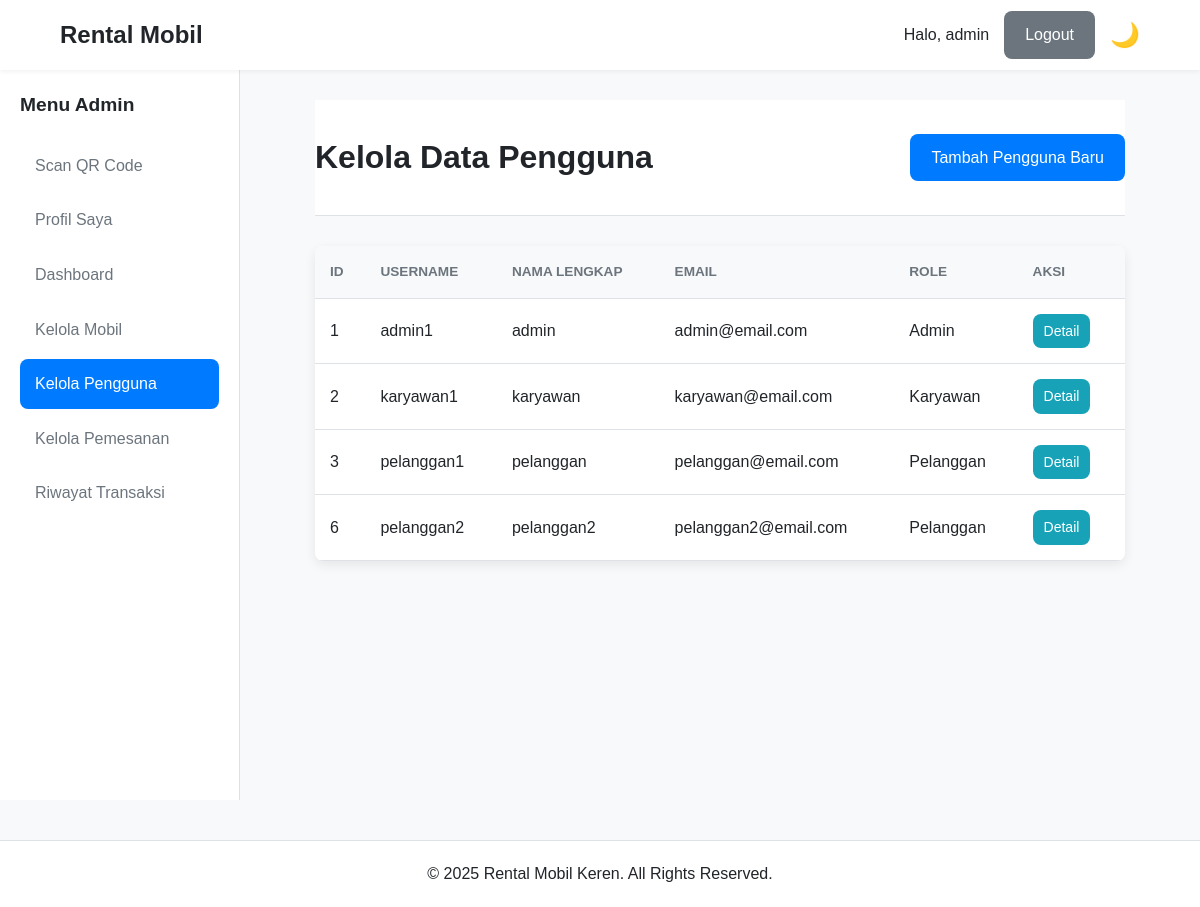
Page /admin/user.php (signed in) on the earlier database version.
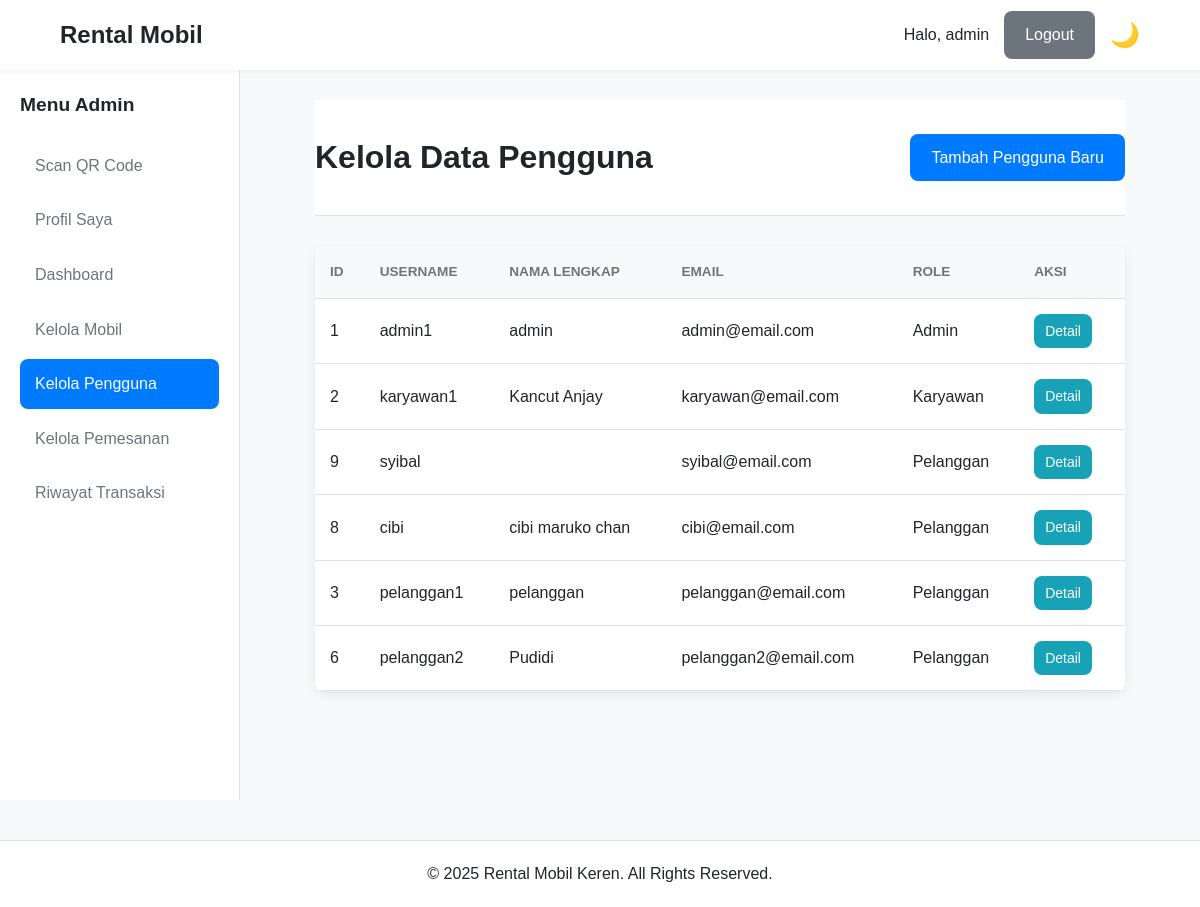
Same page on the later database version.
### tables this page shows
CREATE TABLE `pengguna` (
  `id_pengguna` int(11) NOT NULL,
  `username` varchar(50) NOT NULL,
  `password` varchar(255) NOT NULL,
  `nama_lengkap` varchar(100) NOT NULL,
  `nik` varchar(16) DEFAULT NULL,
  `foto_ktp` varchar(255) DEFAULT NULL,
  `email` varchar(100) NOT NULL,
  `no_telp` varchar(15) NOT NULL,
  `alamat` text DEFAULT NULL,
  `role` enum('Admin','Karyawan','Pelanggan') NOT NULL DEFAULT 'Pelanggan',
  `created_at` timestamp NOT NULL DEFAULT current_timestamp()
);

### admin/user.php (the view, shortened to what this page needs)
<?php
require_once '../includes/config.php';
require_once '../includes/header.php';
try {
    $stmt = $pdo->query("SELECT id_pengguna, username, nama_lengkap, email, role FROM pengguna ORDER BY role, nama_lengkap");
    $users = $stmt->fetchAll();
} catch (PDOException $e) {
    $users = [];
}
?>
<div class="page-header with-action">
    <h1>Kelola Data Pengguna</h1>
    <a href="../actions/pengguna/tambah.php" class="btn btn-primary">Tambah Pengguna Baru</a>
</div>
<div class="table-container"
    data-live-context="admin_user"
    data-live-total="<?= count($users) ?>"
    data-live-last-update="<?= $pdo->query("SELECT MAX(created_at) FROM pengguna")->fetchColumn() ?>">
    <table>
        <thead>
            <tr>
                <th>ID</th>
                <th>Username</th>
                <th>Nama Lengkap</th>
                <th>Email</th>
                <th>Role</th>
                <th>Aksi</th>
            </tr>
        </thead>
        <tbody>
            <?php if (!empty($users)): ?>
                <?php foreach ($users as $user): ?>
                    <tr>
                        <td><?= htmlspecialchars($user['id_pengguna']) ?></td>
                        <td><?= htmlspecialchars($user['username']) ?></td>
                        <td><?= htmlspecialchars($user['nama_lengkap']) ?></td>
                        <td><?= htmlspecialchars($user['email']) ?></td>
                        <td><?= htmlspecialchars($user['role']) ?></td>
                        <td>
                            <a href="../actions/pengguna/detail.php?id=<?= $user['id_pengguna'] ?>" class="btn btn-info btn-sm">Detail</a>
                        </td>
                    </tr>
                <?php endforeach; ?>
            <?php else: ?>
                <tr>
                    <td colspan="6">Tidak ada data pengguna.</td>
                </tr>
            <?php endif; ?>
        </tbody>
    </table>
</div>
<?php
require_once '../includes/footer.php';
?>

### includes/header.php (shortened to what this page needs)
<!DOCTYPE html>
<html lang="id">
<head>
    <link rel="stylesheet" href="<?= BASE_URL ?>assets/css/style.css">
    <link rel="stylesheet" href="<?= BASE_URL ?>assets/css/dark-mode.css">
    <link href="https://cdn.jsdelivr.net/npm/select2@4.1.0-rc.0/dist/css/select2.min.css" rel="stylesheet" />
    <?php
    if (isset($_SESSION['role'])) {
        echo "<link rel=\"stylesheet\" href=\"" . BASE_URL . "assets/css/dashboard.css\">";
        $role_folder = strtolower($_SESSION['role']);
        $role_css_path = $role_folder . '/css/' . $role_folder . '.css';
        if (file_exists(dirname(__DIR__) . '/' . $role_css_path)) {
            echo "<link rel=\"stylesheet\" href=\"" . BASE_URL . $role_css_path . "\">";
        }
    }
    ?>
</head>
<body>
    <header class="main-header">
        <div class="container header-container">
            <div class="logo-container">
                <h2>Rental Mobil</h2>
            </div>
            <div class="user-actions">
                <?php if (isset($_SESSION['id_pengguna'])):
                    $sapaan = $_SESSION['username'];
                    if (!empty($_SESSION['nama_lengkap'])) {
                        $nama_parts = explode(' ', trim($_SESSION['nama_lengkap']));
                        $jumlah_kata = count($nama_parts);
                        if ($jumlah_kata >= 3) {
                            $sapaan = $nama_parts[1];
                        } elseif ($jumlah_kata == 2) {
                            $sapaan = $nama_parts[1];
                        } else {
                            $sapaan = $nama_parts[0];
                        }
                    }
                ?>
                    <span class="welcome-user">Halo, <?= htmlspecialchars($sapaan) ?></span>
                    <a href="<?= BASE_URL ?>logout.php" class="btn btn-secondary">Logout</a>
                <?php else: ?>
                    <a href="<?= BASE_URL ?>login.php" class="btn">Login</a>
                <?php endif; ?>
                <button id="dark-mode-toggle" class="icon-btn">🌙</button>
            </div>
        </div>
    </header>
    <div class="page-wrapper">
        <?php
        if (isset($_SESSION['id_pengguna'])) {
            require_once __DIR__ . '/sidebar.php';
        }
        ?>
        <main class="main-content">
            <div class="container">

### includes/sidebar.php (shortened to what this page needs)
<?php
$current_page = basename($_SERVER['PHP_SELF']);
function is_active($page_name, $current_page_name)
{
    return $page_name === $current_page_name ? 'class="active"' : '';
}
?>
<aside class="sidebar">
    <div class="sidebar-header">
        <h3>Menu <?= htmlspecialchars($_SESSION['role']) ?></h3>
    </div>
    <nav class="sidebar-nav">
        <ul>
            <?php if ($_SESSION['role'] === 'Admin'): ?>
                <li>
                    <a href="<?= BASE_URL ?>karyawan/scan_qr.html">Scan QR Code</a>
                </li>
                <li <?= is_active('profile.php', $current_page) ?>>
                    <a href="<?= BASE_URL ?>pelanggan/profile.php">Profil Saya</a>
                </li>
                <li <?= is_active('dashboard.php', $current_page) ?>>
                    <a href="<?= BASE_URL ?>admin/dashboard.php">Dashboard</a>
                </li>
                <li <?= is_active('mobil.php', $current_page) ?>>
                    <a href="<?= BASE_URL ?>admin/mobil.php">Kelola Mobil</a>
                </li>
                <li <?= is_active('user.php', $current_page) ?>>
                    <a href="<?= BASE_URL ?>admin/user.php">Kelola Pengguna</a>
                </li>
                <li <?= is_active('pembayaran.php', $current_page) ?>>
                    <a href="<?= BASE_URL ?>admin/pembayaran.php">Kelola Pemesanan</a>
                </li>
                <li <?= is_active('history.php', $current_page) ?>>
                    <a href="<?= BASE_URL ?>admin/history.php">Riwayat Transaksi</a>
                </li>
            <?php endif; ?>
        </ul>
    </nav>
</aside>

### includes/footer.php (shortened to what this page needs)
            </div> </main> </div> <footer class="main-footer">
        <div class="container"><p>&copy; <?= date('Y') ?> Rental Mobil Keren. All Rights Reserved.</p></div>
    </footer>
</body>
</html>

### assets/css/style.css (style rules this page uses)
:root { --primary-color: #007bff; --secondary-color: #6c757d; --success-color: #28a745; --danger-color: #dc3545; --warning-color: #ffc107; --info-color: #17a2b8; --bg-color: #f8f9fa; --surface-color: #ffffff; --text-color: #212529; --muted-text-color: #6c757d; --border-color: #dee2e6; --font-family: 'Poppins', sans-serif; --header-height: 70px; --sidebar-width: 240px; --border-radius: 8px; --box-shadow: 0 4px 12px rgba(0, 0, 0, 0.08); }
* { margin: 0; padding: 0; box-sizing: border-box; }
body { font-family: var(--font-family); background-color: var(--bg-color); color: var(--text-color); line-height: 1.6; }
.container { width: 90%; max-width: 1200px; margin: 0 auto; }
a { color: var(--primary-color); text-decoration: none; transition: color 0.2s; }
.btn { display: inline-block; padding: 10px 20px; font-size: 1rem; font-weight: 500; border: 1px solid transparent; border-radius: var(--border-radius); cursor: pointer; transition: all 0.2s; text-align: center; }
.btn-primary { background-color: var(--primary-color); color: #fff; }
.btn-secondary { background-color: var(--secondary-color); color: #fff; }
.btn-sm { padding: 5px 10px; font-size: 0.875rem; }
.main-header { background-color: var(--surface-color); height: var(--header-height); display: flex; align-items: center; position: sticky; top: 0; z-index: 1000; box-shadow: 0 2px 4px rgba(0, 0, 0, 0.05); }
.header-container { display: flex; justify-content: space-between; align-items: center; }
.user-actions { display: flex; align-items: center; gap: 15px; }
.icon-btn { background: none; border: none; font-size: 1.5rem; cursor: pointer; }
.page-wrapper { display: flex; }
.sidebar { position: sticky; top: var(--header-height); height: calc(100vh - var(--header-height)); overflow-y: auto; align-self: flex-start; width: var(--sidebar-width); background-color: var(--surface-color); padding: 20px; border-right: 1px solid var(--border-color); }
.sidebar-header h3 { font-size: 1.2rem; margin-bottom: 20px; }
.sidebar-nav ul { list-style: none; }
.sidebar-nav li a { display: block; padding: 12px 15px; margin-bottom: 5px; border-radius: var(--border-radius); font-weight: 500; color: var(--muted-text-color); }
.sidebar-nav li.active a { background-color: var(--primary-color); color: #fff; }
.main-content { flex: 1; padding: 30px; }
.main-footer { text-align: center; padding: 20px; margin-top: 40px; background-color: var(--surface-color); border-top: 1px solid var(--border-color); }
.table-container { background-color: var(--surface-color); border-radius: var(--border-radius); box-shadow: var(--box-shadow); overflow-x: auto; }
table { width: 100%; border-collapse: collapse; }
th, td { padding: 15px; text-align: left; border-bottom: 1px solid var(--border-color); }
th { background-color: var(--bg-color); font-weight: 600; }
.page-header { background-color: var(--surface-color); padding: 2rem 0; text-align: center; margin-bottom: 30px; border-bottom: 1px solid var(--border-color); }
.page-header h1 { margin-bottom: 5px; }
.btn-info { background-color: var(--info-color); color: #fff; }

### assets/css/dashboard.css (style rules this page uses)
.page-wrapper { display: flex; }
.sidebar { position: sticky; top: var(--header-height); width: var(--sidebar-width); height: calc(100vh - var(--header-height)); background-color: var(--surface-color); padding: 20px; border-right: 1px solid var(--border-color); overflow-y: auto; align-self: flex-start; }
.sidebar-header h3 { font-size: 1.2rem; margin-bottom: 20px; }
.sidebar-nav ul { list-style: none; }
.sidebar-nav li a { display: block; padding: 12px 15px; margin-bottom: 5px; border-radius: var(--border-radius); font-weight: 500; color: var(--muted-text-color); }
.sidebar-nav li.active a { background-color: var(--primary-color); color: #fff; }
.main-content { flex: 1; padding: 30px; min-width: 0; }
.page-header { margin-bottom: 20px; }
.page-header.with-action { display: flex; justify-content: space-between; align-items: center; }
.table-container { background-color: var(--surface-color); border-radius: var(--border-radius); box-shadow: var(--box-shadow); overflow-x: auto; }
table { width: 100%; border-collapse: collapse; }
th, td { padding: 15px; text-align: left; border-bottom: 1px solid var(--border-color); }
th { font-size: 0.85rem; text-transform: uppercase; color: var(--muted-text-color); }

Differences in the rows shown:
changed pengguna "karyawan1": nama_lengkap "karyawan" → "Kancut Anjay"
added pengguna: id_pengguna "9", username "syibal", email "syibal@email.com", role "Pelanggan"
added pengguna: id_pengguna "8", username "cibi", nama_lengkap "cibi maruko chan", email "cibi@email.com", role "Pelanggan"
changed pengguna "pelanggan2": nama_lengkap "pelanggan2" → "Pudidi"
